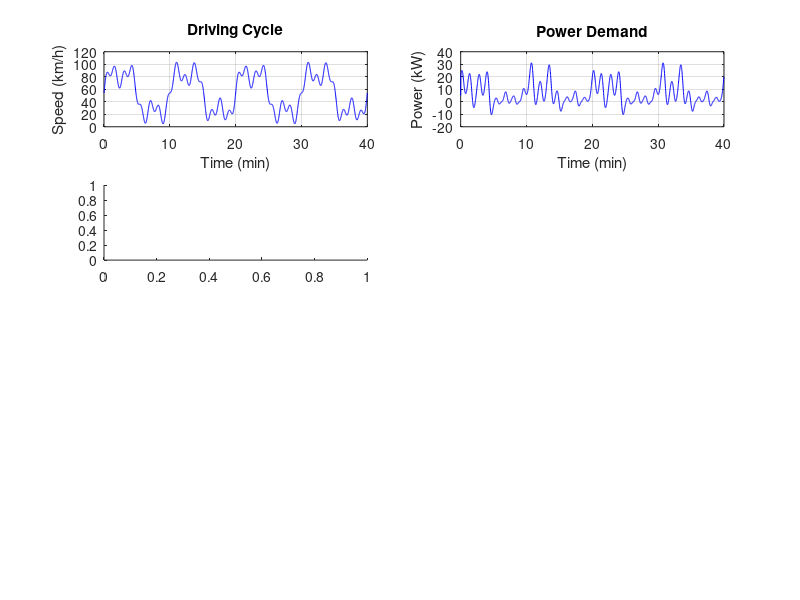

Reproduce this figure in MATLAB. (Note: this script raises an error after producing the figure.)
%% 混合动力能量管理策略对比
% 功能：恒温器策略 vs 功率跟随策略的油耗、SOC、发电次数对比
% 兼容版本：MATLAB R2016b

clc; close all;

%% 车辆参数
m = 2000;                    % 整车质量 [kg]
Cd = 0.32;                   % 风阻系数
Af = 2.3;                    % 迎风面积 [m^2]
rho = 1.225;                 % 空气密度 [kg/m^3]
f = 0.012;                   % 滚动阻力系数
g = 9.81;                    % 重力加速度 [m/s^2]
rw = 0.33;                   % 车轮半径 [m]

%% 动力系统参数
P_mot_max = 120000;          % 电机最大功率 [W]
P_gen_max = 60000;           % 发电机最大功率 [W]
Q_bat = 40;                  % 电池容量 [Ah]
V_bat = 350;                 % 电池电压 [V]
SOC_min = 0.25;              % SOC下限
SOC_max = 0.85;              % SOC上限
SOC_init = 0.50;             % 初始SOC

%% 工况定义
dt = 1.0;                    % 仿真步长 [s]
Tt = 2400;                   % 仿真时长 [s]
t = (0:dt:Tt)';              % 时间向量
nn = length(t);

% 需求功率工况
v_ms = max(15 + 10*sin(2*pi*t/600) + 5*sin(2*pi*t/200) + 3*sin(2*pi*t/80), 0);

%% 计算需求功率
P_dem = zeros(nn,1);
for i = 1:nn
    ai = (i>1)*(v_ms(i)-v_ms(max(i-1,1)))/dt;
    P_dem(i) = max((0.5*rho*Cd*Af*v_ms(i)^2 + f*m*g + m*ai)*rw * v_ms(i)/rw, -P_mot_max);
end

%% 策略1：恒温器策略
P_gen1 = zeros(nn,1); SOC1 = SOC_init*ones(nn,1);

%% 策略2：功率跟随策略
P_gen2 = zeros(nn,1); SOC2 = SOC_init*ones(nn,1);
SOC_c = 0.55;                % 目标SOC中心
SOC_b = 0.05;                % SOC死区宽度

%% 仿真主循环
for i = 2:nn
    % 策略1：恒温器——SOC低于下限时开启发电机，高于上限时关闭
    if SOC1(i-1)<SOC_min, P_gen1(i)=P_gen_max;
    elseif SOC1(i-1)>SOC_max, P_gen1(i)=0;
    else, P_gen1(i)=P_gen1(i-1); end
    SOC1(i) = SOC1(i-1) + (P_gen1(i)-P_dem(i-1))*dt/(V_bat*Q_bat*3600);
    SOC1(i) = max(0.05, min(0.95, SOC1(i)));

    % 策略2：功率跟随——根据SOC和需求功率动态调整发电功率
    if SOC2(i-1)<SOC_c-SOC_b, Ps = P_dem(i-1)+0.3*P_gen_max;
    elseif SOC2(i-1)>SOC_c+SOC_b, Ps = max(0, P_dem(i-1)*0.5);
    else, Ps = P_dem(i-1); end
    Ps = max(0, min(Ps, P_gen_max));
    if Ps>0 && Ps<15000, Ps = 15000; end    % 最小发电功率阈值
    P_gen2(i) = Ps;
    SOC2(i) = SOC2(i-1) + (P_gen2(i)-P_dem(i-1))*dt/(V_bat*Q_bat*3600);
    SOC2(i) = max(0.05, min(0.95, SOC2(i)));
end

%% 计算油耗
fuel_rate = 0.23;            % 发电机燃油消耗率 [L/kWh]
f1 = sum(P_gen1)*dt/3600/1000*fuel_rate;
f2 = sum(P_gen2)*dt/3600/1000*fuel_rate;
dist = sum(v_ms*dt)/1000;

%% 输出结果
fprintf('===== HEV Energy Management Comparison =====\n');
fprintf('Distance: %.1f km\n', dist);
fprintf('%-18s %-15s %-15s\n', 'Metric', 'Thermostat', 'Power Follow');
fprintf('%-18s %-15.1f %-15.1f\n', 'Fuel/100km (L)', f1/dist*100, f2/dist*100);
fprintf('%-18s %-15.2f %-15.2f\n', 'Final SOC', SOC1(end), SOC2(end));
fprintf('%-18s %-15d %-15d\n', 'Gen cycles', sum(diff(P_gen1>0)~=0), sum(diff(P_gen2>0)~=0));

%% 绘图
figure('Position', [50 50 1000 700]);

subplot(4,2,1);
plot(t/60, v_ms*3.6, 'b-');
xlabel('Time (min)'); ylabel('Speed (km/h)');
grid on; title('Driving Cycle');

subplot(4,2,2);
plot(t/60, P_dem/1000, 'b-');
xlabel('Time (min)'); ylabel('Power (kW)');
grid on; title('Power Demand');

subplot(4,2,3);
yyaxis left; plot(t/60, SOC1*100, 'b-'); ylabel('SOC (%)');
yyaxis right; plot(t/60, P_gen1/1000, 'r-'); ylabel('Gen Power (kW)');
xlabel('Time (min)'); grid on; title('Thermostat');

subplot(4,2,4);
yyaxis left; plot(t/60, SOC2*100, 'b-'); ylabel('SOC (%)');
yyaxis right; plot(t/60, P_gen2/1000, 'r-'); ylabel('Gen Power (kW)');
xlabel('Time (min)'); grid on; title('Power Follow');

subplot(4,2,5);
plot(t/60, cumsum(P_gen1)*dt/3600/1000, 'r-', t/60, cumsum(P_gen2)*dt/3600/1000, 'b-');
xlabel('Time (min)'); ylabel('Gen Energy (kWh)');
legend('Thermostat', 'Power Follow'); grid on; title('Cumulative Generation');

subplot(4,2,6);
scatter(P_dem/1000, P_gen1/1000, 3, 'r'); hold on;
scatter(P_dem/1000, P_gen2/1000, 3, 'b');
xlabel('Demand (kW)'); ylabel('Gen Power (kW)');
legend('Thermostat', 'Power Follow'); grid on; title('Power Distribution');

subplot(4,2,7:8);
bar([f1, f2; f1/dist*100, f2/dist*100]');
set(gca, 'XTickLabel', {'Thermostat', 'Power Follow'});
legend('Total Fuel (L)', 'Fuel/100km'); title('Fuel Comparison');
